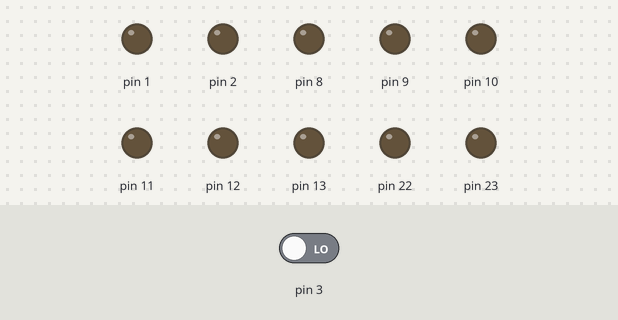
Simulated run of this sketch. Board: Arduino Uno, built with avr-gcc and run on an emulated ATmega328P. Parts: output pins drawn as LEDs (lit = HIGH). Inputs (shaded band) come from the test bench; at power-on: pin 3 LOW.

Above: at 0.8 s.
0.9 s: pin 3 driven HIGH
At 1.5 s:
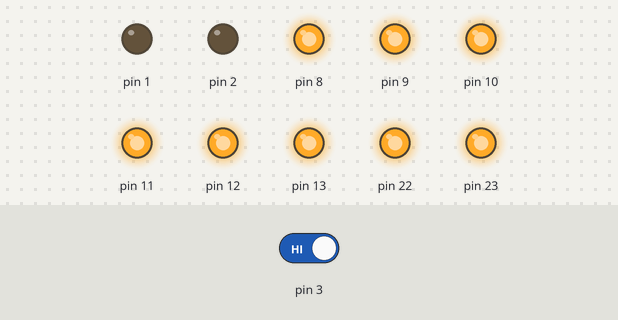
2.4 s: pin 3 driven LOW
At 3.8 s:
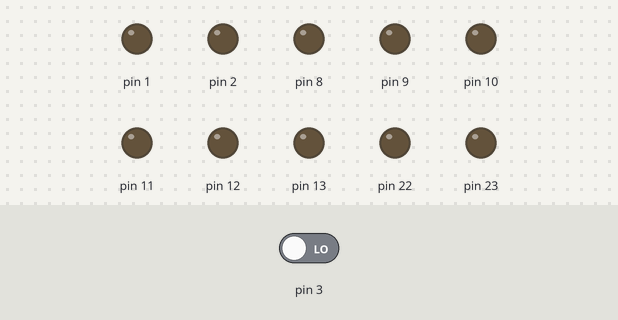
Timing chart, 0 to 5.4 s (numbered marks = the images above; inputs shaded):
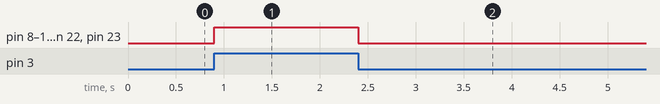

The sketch:

using_PIN.ino
```cpp
int main(void)
{
DDRD=0b00000110;
DDRB=0xFF;
while(1)
{
if(PIND&0b00000100)
{
  PORTB=0xFF;
}
else if(PIND&0b00001000)
{
  PORTB=0xFF;
}
else
{
  PORTB=0x00;
}

}
}
```

Measured:
- after the input at 0.9 s, pin 8–13, pin 22, pin 23: LOW → HIGH at once
- after the input at 2.4 s, pin 8–13, pin 22, pin 23: HIGH → LOW at once
